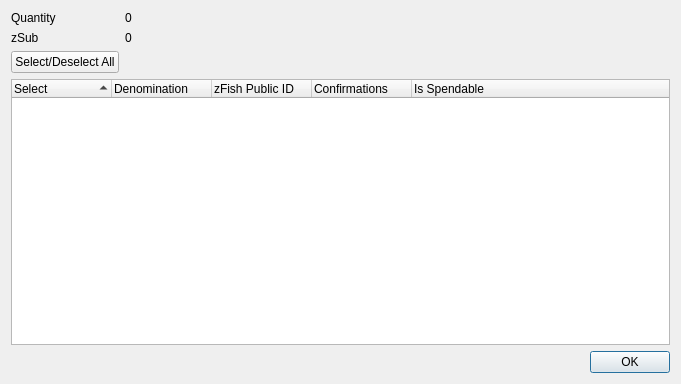
<?xml version="1.0" encoding="UTF-8"?>
<ui version="4.0">
 <class>ZSubControlDialog</class>
 <widget class="QDialog" name="ZSubControlDialog">
  <property name="geometry">
   <rect>
    <x>0</x>
    <y>0</y>
    <width>681</width>
    <height>384</height>
   </rect>
  </property>
  <property name="minimumSize">
   <size>
    <width>681</width>
    <height>384</height>
   </size>
  </property>
  <property name="windowTitle">
   <string>Select zFish to Spend</string>
  </property>
  <layout class="QGridLayout" name="gridLayout">
   <item row="0" column="0">
    <layout class="QFormLayout" name="formLayout">
     <property name="sizeConstraint">
      <enum>QLayout::SetDefaultConstraint</enum>
     </property>
     <item row="0" column="0">
      <widget class="QLabel" name="labelQuantity">
       <property name="text">
        <string>Quantity</string>
       </property>
      </widget>
     </item>
     <item row="0" column="1">
      <widget class="QLabel" name="labelQuantity_int">
       <property name="text">
        <string>0</string>
       </property>
      </widget>
     </item>
     <item row="1" column="0">
      <widget class="QLabel" name="labelZSub">
       <property name="text">
        <string>zSub</string>
       </property>
      </widget>
     </item>
     <item row="1" column="1">
      <widget class="QLabel" name="labelZSub_int">
       <property name="text">
        <string>0</string>
       </property>
      </widget>
     </item>
     <item row="2" column="0">
      <widget class="QPushButton" name="pushButtonAll">
       <property name="text">
        <string>Select/Deselect All</string>
       </property>
      </widget>
     </item>
    </layout>
   </item>
   <item row="1" column="0">
    <layout class="QVBoxLayout" name="verticalLayout">
     <item>
      <widget class="QTreeWidget" name="treeWidget">
       <property name="minimumSize">
        <size>
         <width>0</width>
         <height>250</height>
        </size>
       </property>
       <property name="alternatingRowColors">
        <bool>true</bool>
       </property>
       <property name="sortingEnabled">
        <bool>true</bool>
       </property>
       <property name="columnCount">
        <number>5</number>
       </property>
       <attribute name="headerDefaultSectionSize">
        <number>100</number>
       </attribute>
       <column>
        <property name="text">
         <string notr="true">Select</string>
        </property>
       </column>
       <column>
        <property name="text">
         <string notr="true">Denomination</string>
        </property>
       </column>
       <column>
        <property name="text">
         <string notr="true">zFish Public ID</string>
        </property>
       </column>
       <column>
        <property name="text">
         <string notr="true">Confirmations</string>
        </property>
       </column>
       <column>
        <property name="text">
         <string>Is Spendable</string>
        </property>
       </column>
      </widget>
     </item>
     <item>
      <widget class="QDialogButtonBox" name="buttonBox">
       <property name="orientation">
        <enum>Qt::Horizontal</enum>
       </property>
       <property name="standardButtons">
        <set>QDialogButtonBox::Ok</set>
       </property>
      </widget>
     </item>
    </layout>
   </item>
  </layout>
 </widget>
 <resources/>
 <connections>
  <connection>
   <sender>buttonBox</sender>
   <signal>accepted()</signal>
   <receiver>ZSubControlDialog</receiver>
   <slot>accept()</slot>
   <hints>
    <hint type="sourcelabel">
     <x>248</x>
     <y>254</y>
    </hint>
    <hint type="destinationlabel">
     <x>157</x>
     <y>274</y>
    </hint>
   </hints>
  </connection>
  <connection>
   <sender>buttonBox</sender>
   <signal>rejected()</signal>
   <receiver>ZSubControlDialog</receiver>
   <slot>reject()</slot>
   <hints>
    <hint type="sourcelabel">
     <x>316</x>
     <y>260</y>
    </hint>
    <hint type="destinationlabel">
     <x>286</x>
     <y>274</y>
    </hint>
   </hints>
  </connection>
 </connections>
</ui>
